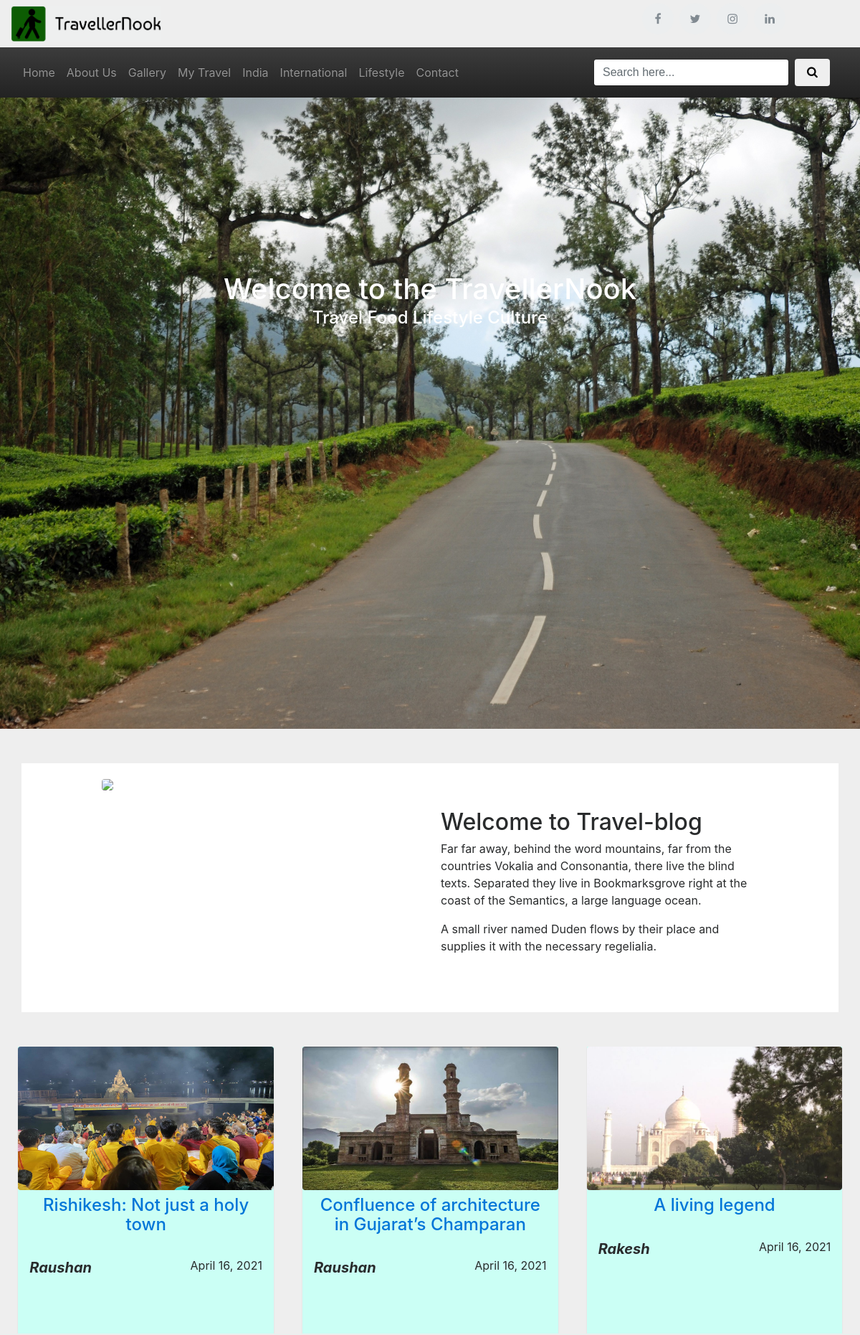
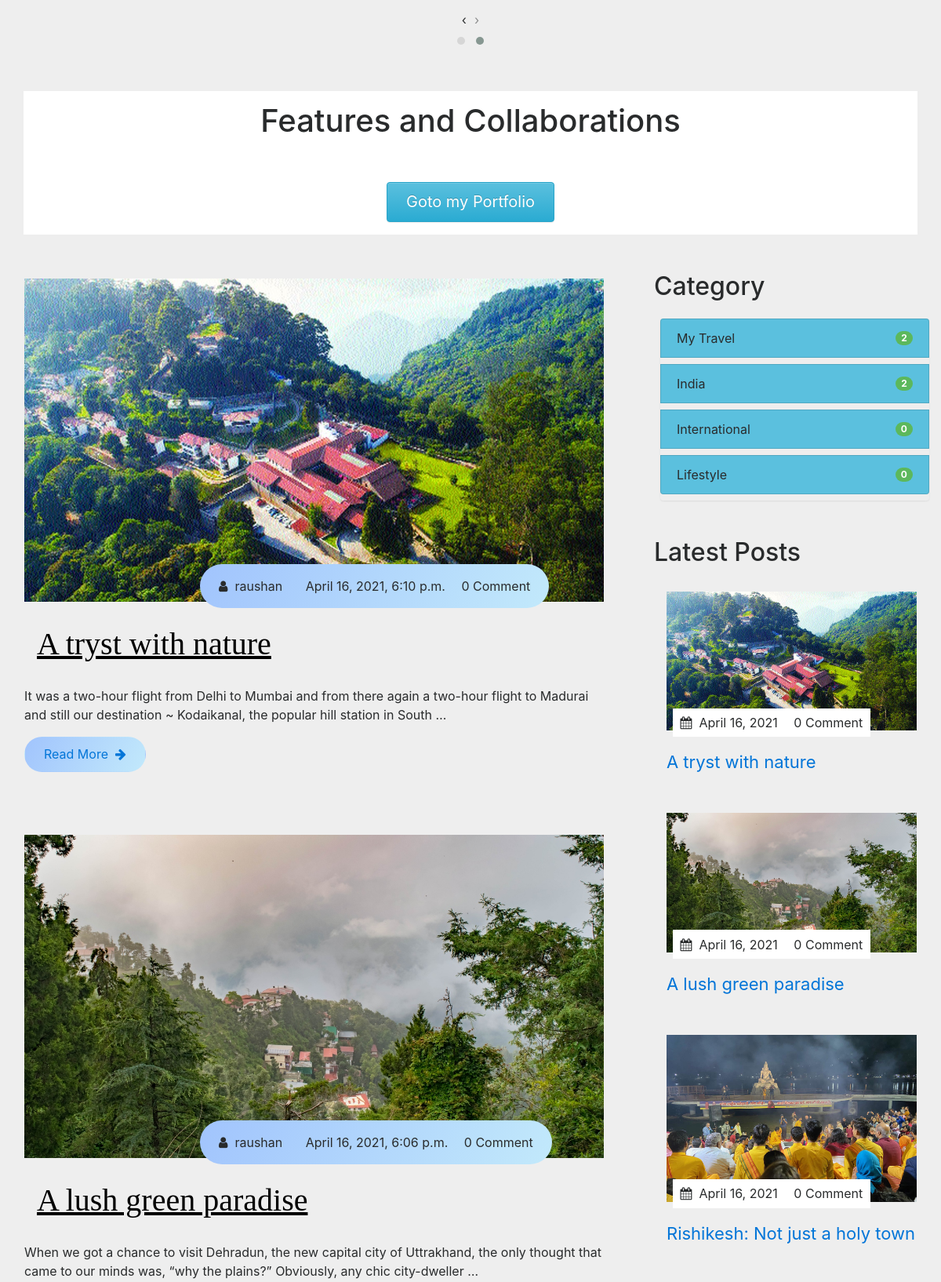
The page / (upper part) on the database its author committed (2 pictures, top to bottom).
### post/models.py (models this page shows, shortened)
class Category(models.Model):
    name = models.CharField(max_length=60)
    category_slug = models.SlugField(unique=True, max_length=100, default=1)
    def __str__(self):
        return self.name

class Post(models.Model):
    author = models.ForeignKey("auth.User", on_delete=models.CASCADE,  verbose_name="Writer")
    title = models.CharField(max_length=200, verbose_name="Title")
    content = RichTextField()
    created_date = models.DateTimeField(auto_now_add=True, verbose_name="Creation Date")
    article_image = models.ImageField(upload_to='images/', verbose_name="Add image", null=True, blank=True)
    slug = models.SlugField(unique=True, max_length=100)
    categories = models.ManyToManyField(Category, related_name='posts')
    tags = TaggableManager()
    class Meta:
        ordering = ['-created_date']

### post/views.py (the view)
# urls.py: path('', views.articles, name="articles"),
def articles(request, slug=None):
    keyword = request.GET.get("keyword")
    tags = Tag.objects.all()
    if keyword:
        print(keyword)
        object_list = Post.objects.filter(title__contains=keyword)
    elif slug!=None:
        category = get_object_or_404(Category, category_slug=slug)
        object_list = category.posts.all()
    else:
        object_list = Post.objects.all()
    paginator = Paginator(object_list, 3)  # 3 posts in each page
    page = request.GET.get('page')
    try:
        posts = paginator.page(page)
    except PageNotAnInteger:
        posts = paginator.page(1)
    except EmptyPage:
        posts = paginator.page(paginator.num_pages)
    categories = Category.objects.all()
    editors_choices = EditorsChoice.objects.all()
    latest_posts = Post.objects.all().order_by('-created_date')
    return render(request, "articles.html", {"articles": posts, "tags": tags, "categories": categories, "editors_choices":editors_choices, "latest_posts": latest_posts})

### post/templatetags/blog_tags.py (called while the page is built)
@register.filter(name='times')
def times(number):
    return range(number)

@register.inclusion_tag('includes/latest_post.html')
def show_latest_posts(count=5):
    latest_posts = Post.objects.all().order_by('-created_date')[:count]
    return {'latest_posts': latest_posts}

### templates/articles.html (shortened to what this page needs)
{% extends "layout.html" %}
{% load static %}
{% block body %}
{% load blog_tags %}
<section class="site-title text-light" style="background-image=url({% static 'img/front_pic2.jpg' %})">
    <div class="site-background aos-init aos-animate" data-aos="fade-up" data-aos-delay="100">
        <h1 class="text-white">Welcome to the TravellerNook</h1>
        <h4 class="text-white">Travel Food Lifestyle Culture</h4>
    </div>
</section>
<section class="section mt-5 mb-4 bg-light">
      <div class="container p-3" style="background:white;">
        <div class="row">
            <div class="col-md-4 offset-md-1 col-xs-6 px-3">
                <img class="w-100 rounded" src="https://pbs.twimg.com/profile_images/470128621558853632/63jnrPIX.jpeg" />
            </div>
            <div class="col-md-5 offset-md-1 col-xs-6 align-middle py-5">
                <h2>Welcome to Travel-blog</h2>
                <p>Far far away, behind the word mountains, far from the countries Vokalia and Consonantia, there live the blind texts. Separated they live in Bookmarksgrove right at the coast of the Semantics, a large language ocean.</p>
                <p>A small river named Duden flows by their place and supplies it with the necessary regelialia. </p>
            </div>
        </div>
      </div>
</section>
{% include 'blog_carousel.html' %}
<section class="section mt-5 bg-light rounded">
      <div class="container p-3" style="background:white;">
        <div class="text-center">
            <h1>Features and Collaborations</h1>
			<mg style="width:125px;height:125px;" class="mb-5" src="/static/img/correct2.jpg"" alt="">
            <a href="https://rakeshkumar.contently.com/" class="btn btn-info btn-lg mt-5 rounded">Goto my Portfolio</a>
        </div>
      </div>
</section>
<main class="mt-5 pt-0">
    <section class="container-fluid">
            <div class="site-content">
                <div class="posts">
                    {% for post in articles %}
                    <div class="post-content mb-5" data-aos="zoom-in" data-aos-delay="200">
                        <div class="post-image">
                            <div>
                                <img src="{{post.article_image.url}}" class="img" alt="blog1">
                            </div>
                            <div class="post-info flex-row">
                                <span><i class="fa fa-user text-gray"></i>&nbsp;&nbsp;{{ post.author.username }}</span>
                                <span>&nbsp;&nbsp;{{ post.created_date }}</span>
                                <span>{% if post.comments.all %}
                                        {{ post.comments.all.count }} Comment{{ post.comments.all.count|pluralize }}
                                        {% else  %}
                                        0 Comment
                                        {% endif %}</span>
                            </div>
                        </div>
                        <div class="post-title">
                            <div class="post-title">
                                <p class="title"><u>{{ post.title|truncatewords:8 }}</u></p>
                            </div>
                            {{post.content|safe|truncatewords:30}}<br>
                            <a class="btn post-btn rounded mt-3" href="{% url 'post:detail' post.slug %}">Read More &nbsp;<i class="fa fa-arrow-right"></i></a>
                        </div>
                    </div>
                    {% endfor %}
                </div>
                <aside class="sidebar">
                    <div class="category">
                        <h2>Category</h2>
                        {% include "category.html" %}
                    </div>
                    {% show_latest_posts 3 %}
                    {% include 'includes/editors_choice.html' %}
                </aside>
            </div>
        </section>
</main>
{% endblock body %}

### templates/includes/navbar.html (shortened to what this page needs)
<nav class="navbar navbar-toggleable-md navbar-inverse bg-info px-4 row">
        <div class="collapse navbar-collapse col-md-8 float-left" id="navbarCollapse">
          <ul class="navbar-nav mr-auto">
            <li class="nav-item text-center">
                <a class="nav-link" href="{% url 'post:articles'  %}">Home</a>
            </li>
            <li class="nav-item text-center">
              <a class="nav-link" href="{% url 'about'  %}">About Us</a>
            </li>
            <li class="nav-item text-center">
              <a class="nav-link" href="{% url 'post:gallery'  %}">Gallery</a>
            </li>
            {% for category in categories %}
            <li class="nav-item text-center">
                <a class="nav-link" href="{% url 'post:articles' category.category_slug %}">{{ category.name }}</a>
            </li>
            {% endfor %}
            <li class="nav-item text-center">
              <a class="nav-link" href="{% url 'post:contact'  %}">Contact</a>
            </li>
          </ul>
		</div>
          <div class="navbar-form col-md-4 col-sm-12 float-center">
            <form class="form-inline float-center text-center">
                <input class="form-control w-75 ml-3 mr-2" type="text" placeholder="Search here..." required="yes" name="keyword" maxlength="64">
                <button class="btn btn1 my-2" type="submit" name="submit"><i class="fa fa-search"></i></button>
            </form>
          </div>
</nav>

### templates/blog_carousel.html (shortened to what this page needs)
<section class="blog mt-5 mb-4" >
    <div class="container-fluid">
		<div id="owl-demo-2" class="owl-carousel owl-theme owl-loaded owl-drag mx-0 rounded">
		    <div class="owl-stage-outer">
                <div class="owl-stage" style="transform: translate3d(0px, 0px); transition: all 0s ease 0s; width: 4700px;">
                    {% for article in latest_posts %}
                    <div class="owl-item active" style="width:434.17px; height:400px;background-color:#cbfff5!important;">
                        <div class="thumbnail item pb-1">
                            <a class="blog-thumb-img" href="{% url 'post:detail' article.slug %}" title="">
                                <img src="{{article.article_image.url}}" class="img-responsive rounded p-0" style="height:200px;">
                            </a>
                            <div class="caption px-3">
                                <h4 itemprop="headline" class="py-2 text-center">
                                    <a href="{% url 'post:detail' article.slug %}" rel="bookmark">{{ article.title | truncatewords:6}}</a>
                                </h4>
                                  <div class="row">
                                      <div class="col-md-6">
                                          <p class="lead font-weight-bold font-italic d-block">
                                            {{article.author.username|capfirst}}
                                          </p>
                                      </div>
                                      <div class="col-md-6">
                                          <p class="text-right d-block">{{article.created_date.date}}</p>
                                      </div>
                                  </div>
                            </div>
                        </div>
                    </div>
                    {% endfor %}
                </div>
            </div>
        </div>
	</div>
</section>

### templates/category.html
<ul class="list-group single ml-2 mt-4">
	{% for category in categories %}
		<li class="list-group-item d-flex justify-content-between align-items-center bg-info mb-2">
			{{ category.name }}
			<span class="badge badge-success badge-pill">{{ category.posts.count }}</span>
		</li>
	{% endfor %}
</ul>

### templates/includes/latest_post.html
                    <div class="popular-post">
                        <h2>Latest Posts</h2>
                        {% for post in latest_posts %}
                        <div class="post-content" data-aos="flip-up" data-aos-delay="600">
                            <div class="post-image mb-2">
                                <div>
                                    <img src="{{post.article_image.url}}" class="img" alt="blog1">
                                </div>
                                <div class="post-info flex-row">
                                    <span><i class="fa fa-calendar text-gray"></i>&nbsp;&nbsp;{{ post.created_date.date}}</span>
                                    <span class="text-gray">{% if post.comments.all %}
                                        {{ post.comments.all.count }} Comment{{ post.comments.all.count|pluralize }}
                                        {% else  %}
                                        0 Comment
                                        {% endif %}</span>
                                </div>
                            </div>
                            <div class="post-title text-primary">
                                <a style="font-size:22px" href="{% url 'post:detail' post.slug %}">{{ post.title|truncatewords:7 }}</a>
                            </div>
                        </div>
                        {% endfor %}
                    </div>

### static/css/styles.css (style rules this page uses)
body { width:100%; background-color:#eee; }
a { color:'#3f4954' !important; }
.site-title { background: url("/static/img/lead3.jpg"); background-size: cover; height: 110vh; line-height:110vh; display: flex; justify-content: center; }
.site-title .site-background { padding-top: 20%; text-align: center; color: #000; }
.site-title h1, h3 { margin: .3rem; }
.blog { width: 100%; background-size: 65%; }
.caption p { display:inline-block; }
.container-fluid { max-width: 1230px; }
main .site-content { display: grid; grid-template-columns: 70% 30%; }
main .post-content { width: 100%; }
main .site-content .posts { margin-right: 3rem; }
main .site-content .post-content > .post-image, .post-title { padding: 0.5rem 1rem; position: relative; }
main .site-content .post-content > .post-image .post-info { background: linear-gradient(120deg, #a1c4fd 0%, #c2e9fb 100%); padding: 1rem; position: absolute; bottom: 0%; left: 20vw; border-radius: 3rem; }
main .site-content .post-content > .post-image > div { overflow: hidden; }
main .site-content .post-content > .post-image .img { width: 100%; transition: all 1s ease; }
main .site-content .post-content > .post-image .post-info span { margin: 0 .5rem; }
main .post-content .post-title .title { font-family: "Anton", cursive; font-size: 2.5rem; color: #000; }
.site-content .post-content .post-title .post-btn { border-radius: 25px; padding: .7rem 1.5rem; background: linear-gradient(120deg, #a1c4fd 0%, #c2e9fb 100%);; }
.site-content .sidebar .popular-post .post-content { padding: 1rem 0; }
.site-content .sidebar .popular-post h2 { padding-top: 3rem; }
.site-content .sidebar .popular-post .post-info { padding: .4rem .1rem !important; bottom: 0rem !important; left: 1.5rem !important; border-radius: 0rem !important; background: white !important; }
.site-content .sidebar .popular-post .post-title a { font-size: 1rem; }

### rows shown on the page
Category: name "My Travel", posts.count "2"
Category: name "India", posts.count "2"
Category: name "International", posts.count "0"
Category: name "Lifestyle", posts.count "0"
Post: article_image (picture), title "Rishikesh: Not just a holy town", author.username "Raushan", created_date "April 16, 2021", shows "0 Comment"
Post: article_image (picture), title "Confluence of architecture in Gujarat’s Champaran", author.username "Raushan", created_date "April 16, 2021"
Post: article_image (picture), title "A living legend", author.username "Rakesh", created_date "April 16, 2021"
Post: article_image (picture), author.username "raushan", created_date "April 16, 2021, 6:10 p.m.", shows "0 Comment", title "A tryst with nature", content "It was a two-hour flight from Delhi to Mumbai and from there again a two-hour flight to Madurai and still our destination ~ Kodaikanal, the popular hill station in South …", created_date "April 16, 2021"
Post: article_image (picture), author.username "raushan", created_date "April 16, 2021, 6:06 p.m.", shows "0 Comment", title "A lush green paradise", content "When we got a chance to visit Dehradun, the new capital city of Uttrakhand, the only thought that came to our minds was, “why the plains?” Obviously, any chic city-dweller …", created_date "April 16, 2021"
